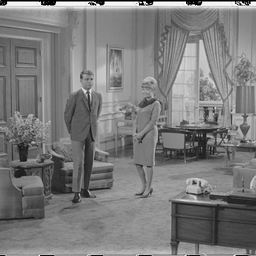
#> input picture finalProject_DCT_VQ/testimages/couple.png, 256 x 256 px, shrunk from 512 x 512 before the run, found by its file name
$ jupyter execute DP_Final_couple_50_tune.ipynb   (shell and % lines are left out)
#> lines starting #> are read from the running program, lines starting #| are printed output that depends on the picture
DCT function

[cell 1]
import numpy as np

def c(x):
  if x == 0:
    return 1/np.sqrt(2)
  else:
    return 1

def dct(array_nxn):
  n = array_nxn.shape[0]  # 取得輸入陣列的維度
  array_F = np.zeros((n, n))
  for u in range(n):
    for v in range(n):
      sum_val = 0
      for j in range(n):
        for k in range(n):
          sum_val += array_nxn[j, k] * np.cos((2*j+1)*u*np.pi/(2*n)) * np.cos((2*k+1)*v*np.pi/(2*n))
      array_F[u, v] = c(u) * c(v) / 4 * sum_val
  return array_F

Execute DCT()

[cell 2]
from PIL import Image
import numpy as np

# 開啟影像
image = Image.open('couple.png')
#> image is the input picture: PIL image 256x256 RGBA; mean R, G, B, A 123.2, 123.2, 123.2, 255

# 取得影像尺寸
width, height = image.size
#> width = 256; height = 256

# 建立空陣列來儲存區塊
dct_blocks = []

# 以 nxn 像素區塊建立迴圈
n = 8
for i in range(0, height, n):
    for j in range(0, width, n):
        # 取得區塊
        block = image.crop((j, i, j + n, i + n))

        # 將區塊轉換為 NumPy 陣列, and convert to grayscale
        block_array = np.array(block.convert('L')) # Convert to grayscale

        dct_array = dct(block_array)
        dct_block = Image.fromarray(dct_array)

        # 將區塊陣列附加到 dct_blocks 陣列
        dct_blocks.append(dct_block)

Vector Quantizaion

[cell 3]
import numpy as np
from scipy.cluster.vq import vq

def lbg(data, Nc, e):
  """
  Performs Linde-Buzo-Gray (LBG) algorithm.

  Args:
    data: The input data.
    Nc: The desired number of codebook vectors (centroids).
    e: The distortion threshold.

  Returns:
    codebook: The final codebook.
  """
  # Step 1: Initialize the codebook with a single centroid (average of data).
  codebook = np.mean(data, axis=0, keepdims=True)

  # Iterate until distortion threshold is met
  distortion = float('inf')
  while distortion > e:
    # Step 2: Double the codebook size by splitting each centroid.
    new_codebook = np.empty((codebook.shape[0] * 2, codebook.shape[1]))
    for i in range(codebook.shape[0]):
      new_codebook[2 * i] = codebook[i] + 0.01  # Perturb centroid slightly
      new_codebook[2 * i + 1] = codebook[i] - 0.01

    codebook = new_codebook

    # Step 3: Optimize the codebook using k-means (or similar algorithm).
    while True:
      # Assign data points to nearest centroids.
      codebook_indices, _ = vq(data, codebook)

      # Update centroids based on assigned data points, handling empty clusters
      new_codebook = np.array([np.mean(data[codebook_indices == i], axis=0)
                              if np.sum(codebook_indices == i) > 0 # Check if cluster is empty
                              else codebook[i]  # Keep the old centroid if empty
                              for i in range(codebook.shape[0])])

      # Calculate distortion.
      new_distortion = np.mean(np.sum((data - codebook[codebook_indices])**2, axis=1))

      # Check for convergence.
      if abs(new_distortion - distortion) < e:
        break

      distortion = new_distortion
      codebook = new_codebook

    if codebook.shape[0] >= Nc:
      break

  # Return the final codebook.
  return codebook[:Nc] if codebook.shape[0] > Nc else codebook

[cell 4]
import numpy as np

# ... (previous code) ...

vq_n = 36  # Example: Extract 16 pixels (4x4 block)

data = []
for block in dct_blocks:
    block_array = np.array(block)

    # Extract a sub-block of size sqrt(vq_n) x sqrt(vq_n)
    block_size = int(np.sqrt(vq_n))
    sub_block = block_array[:block_size, :block_size]

    data.append(sub_block.flatten())

data = np.array(data)
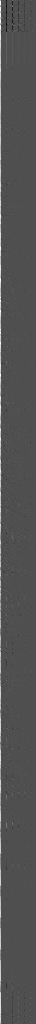
#> data: shape (1024, 36) float32; min -708.5, max 1556.9, mean 26.6; drawn with min black and max white

[cell 5]
from scipy.cluster.vq import vq

# [5 lines of commented-out code are left out]
Nc = 131072 # bpp 0.5

# 設定失真閾值，用於控制 LBG 算法的迭代停止條件
e = 0.01

# 使用 LBG 算法生成碼本
codebook = lbg(data, Nc, e)
